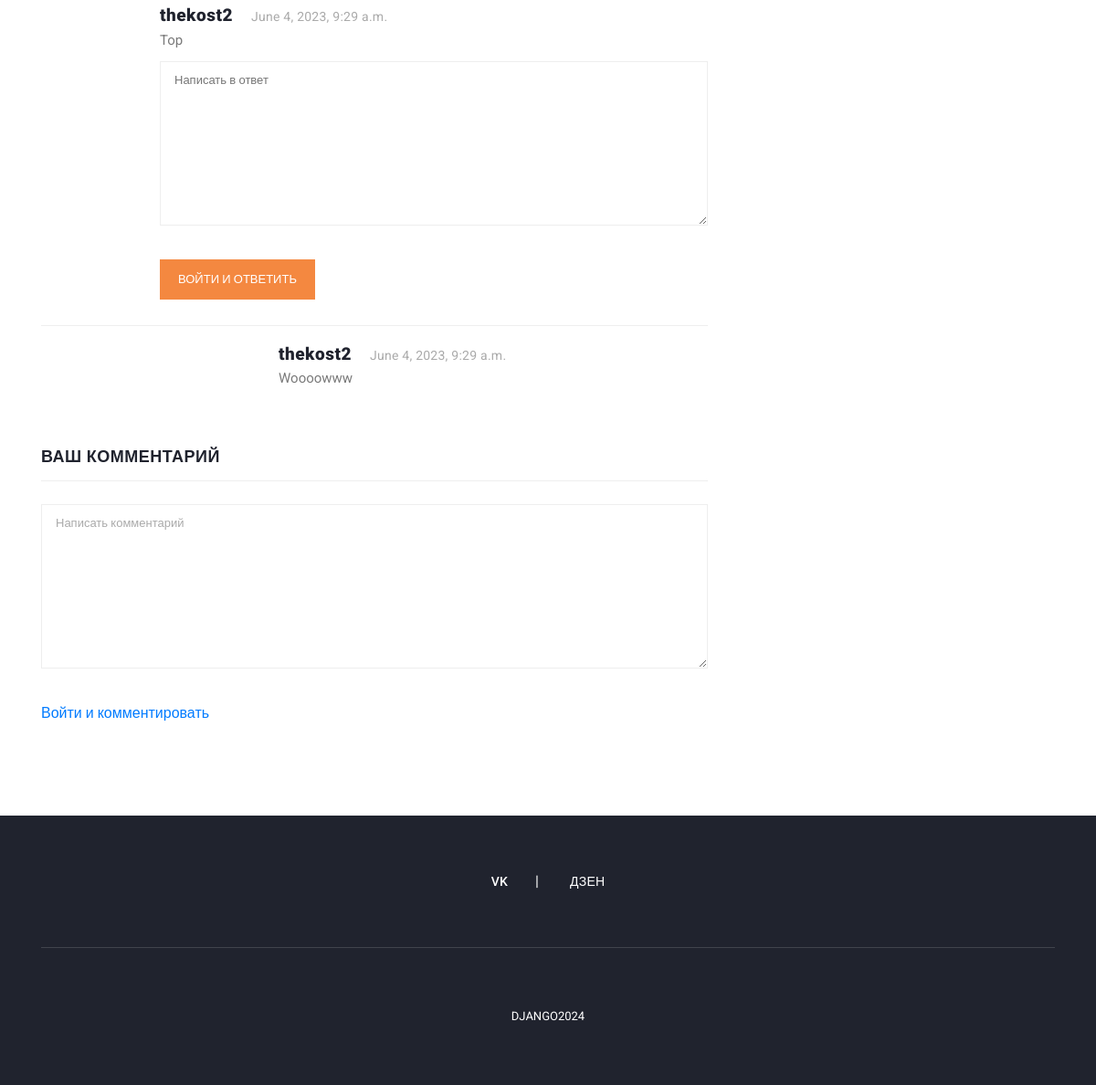
The page /blog/1322342/ (lower part) on the database as committed earlier.
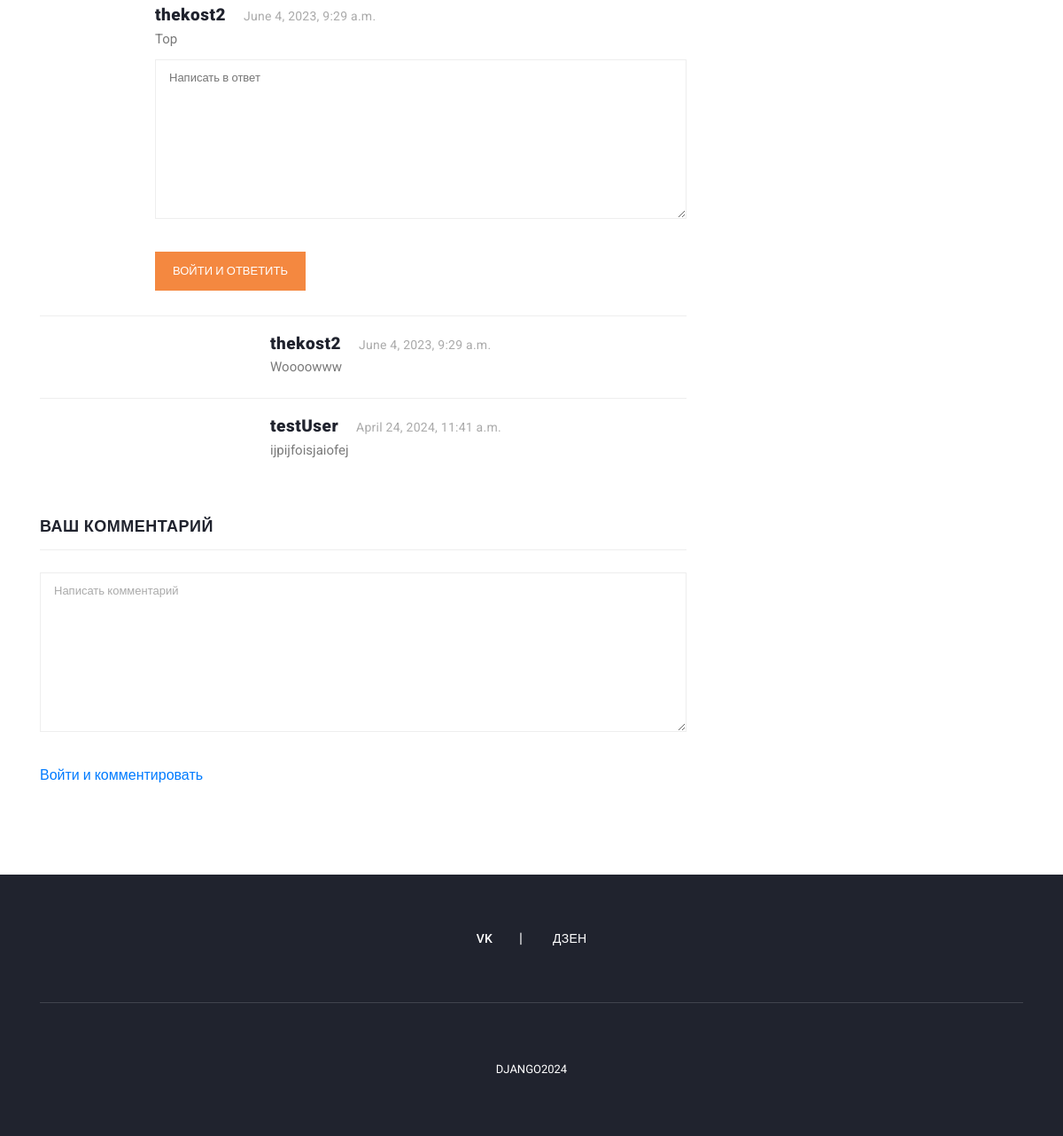
The same page on the database as committed later.
### blog/models.py (models this page shows, shortened)
class Comment(models.Model):
    user = models.ForeignKey(
        User,
        related_name='user_comments',
        on_delete=models.CASCADE
    )
    blog = models.ForeignKey(
        Blog,
        related_name='blog_comments',
        on_delete=models.CASCADE
    )
    text = models.TextField()
    created_date = models.DateTimeField(auto_now_add=True)

class Reply(models.Model):
    user = models.ForeignKey(
        User,
        related_name='user_replies',
        on_delete=models.CASCADE
    )
    comment = models.ForeignKey(
        Comment,
        related_name='comment_replies',
        on_delete=models.CASCADE
    )
    text = models.TextField()
    created_date = models.DateTimeField(auto_now_add=True)

### user_profile/models.py (models this page shows, shortened)
class User(AbstractUser):
    email = models.EmailField(
        max_length=150,
        unique=True,
        error_messages={
            "unique": "Адрес электронной почты должен быть уникальным"
        }
    )
    profile_image = models.ImageField(
        null=True,
        blank=True,
        upload_to="profile_images"
    )
    followers = models.ManyToManyField("Follow")
    REQUIRED_FIELDS = ["email"]
    objects = CustomUserManager()
    def get_profile_picture(self):
        url = ""
        try:
            url = self.profile_image.url
        except:
            url = ""
        return url

### blog/views.py (the view, shortened to what this page needs)
# urls.py: path('blog/<str:slug>/', blog_details, name='blog_details'),
def blog_details(request, slug):
    form = TextForm()  # Создание формы комментария
    blog = get_object_or_404(Blog, slug=slug)  # Получение объекта поста по слагу
    category = Category.objects.get(id=blog.category.id)  # Получение объекта категории поста
    related_blogs = category.category_blogs.all()  # Получение всех блогов из той же категории
    tags = Tag.objects.order_by('-created_date')[:5]  # Получение последних пяти тегов
    liked_by = request.user in blog.likes.all()  # Проверка, поставил ли текущий пользователь лайк этому блогу
    context = {
        "blog": blog,  # Передача объекта поста в контекст шаблона
        "related_blogs": related_blogs,  # Передача связанных блогов в контекст шаблона
        "tags": tags,  # Передача всех тегов в контекст шаблона
        "form": form,  # Передача формы комментария в контекст шаблона
        "liked_by": liked_by  # Передача информации о лайке в контекст шаблона
    }
    return render(request, 'blog_details.html', context)  # Рендеринг шаблона страницы с деталями поста

### blog/forms.py
class TextForm(forms.Form):
    text = forms.CharField(widget=forms.Textarea, required=True)

### blog/context_processors.py (called while the page is built)
def get_all_categories(request):
    categories = Category.objects.all()
    context = {
        "categories": categories
    }
    return context

### templates/blog_details.html (shortened to what the changed rows need)
{% extends 'base.html' %}
{% load static %}
{% block content %}
    <section class="blog-posts grid-system">
        <div class="container">
            <div class="row">
                <div class="col-lg-8">
                    <div class="all-blog-posts">
                        <div class="row">
                            <div class="col-lg-12">
                                <div class="sidebar-item comments">
                                    <div class="content">
                                        <ul class="d-flex flex-column">
                                            {% for comment in blog.blog_comments.all %}
                                                <li>
                                                    <div class="right-content">
                                                        <h4>{{ comment.user.username }}<span>{{ comment.created_date }}</span>
                                                        </h4>
                                                        <p>{{ comment.text }}</p>
                                                        <form class="submit-reply my-2" id="comment"
                                                              action="{% url 'add_reply' blog.id comment.id %}"
                                                              method="POST">
                                                            <div class="row">
                                                                <div class="col-lg-12">
                                                                    <fieldset>
                                                                        <textarea name="text" rows="2" cols="100"
                                                                                  id="message"
                                                                                  placeholder="Написать в ответ"
                                                                                  required=""></textarea>
                                                                    </fieldset>
                                                                </div>
                                                                <div class="col-lg-12">
                                                                    <fieldset>
                                                                        {% if request.user.is_authenticated %}
                                                                            <button type="submit" id="form-submit"
                                                                                    class="main-button reply-button">
                                                                                Ответить
                                                                            </button>
                                                                        {% else %}
                                                                            <a href="{% url 'login' %}" id="form-submit"
                                                                               class="main-button reply-button">Войти и
                                                                                ответить</a>
                                                                        {% endif %}
                                                                    </fieldset>
                                                                </div>
                                                            </div>
                                                        </form>
                                                    </div>
                                                </li>
                                                {% for reply in comment.comment_replies.all %}
                                                    <li class="replied">
                                                        <div class="right-content">
                                                            <h4>{{ reply.user.username }}<span>{{ reply.created_date }}</span>
                                                            </h4>
                                                            <p>{{ reply.text }}</p>
                                                        </div>
                                                    </li>
                                                {% endfor %}
                                            {% endfor %}
                                        </ul>
                                    </div>
                                </div>
                            </div>
                            <div class="col-lg-12">
                                <div class="sidebar-item submit-comment">
                                    <div class="sidebar-heading">
                                        <h2>Ваш комментарий</h2>
                                    </div>
                                </div>
                            </div>
                        </div>
                    </div>
                </div>
            </div>
        </div>
    </section>
{% endblock content %}

Rows that differ between the two databases and show on the page:
added Reply: user.username "testUser", created_date "April 24, 2024, 11:41 a.m.", text "ijpijfoisjaiofej"
